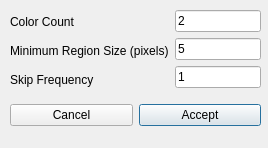
<?xml version="1.0" encoding="UTF-8"?>
<ui version="4.0">
 <class>kMeans</class>
 <widget class="QDialog" name="kMeans">
  <property name="geometry">
   <rect>
    <x>0</x>
    <y>0</y>
    <width>268</width>
    <height>148</height>
   </rect>
  </property>
  <property name="windowTitle">
   <string>Dialog</string>
  </property>
  <widget class="QWidget" name="horizontalLayoutWidget">
   <property name="geometry">
    <rect>
     <x>10</x>
     <y>10</y>
     <width>251</width>
     <height>81</height>
    </rect>
   </property>
   <layout class="QHBoxLayout" name="horizontalLayout">
    <item>
     <layout class="QVBoxLayout" name="verticalLayout">
      <item>
       <widget class="QLabel" name="ColorLabel">
        <property name="text">
         <string>Color Count</string>
        </property>
       </widget>
      </item>
      <item>
       <widget class="QLabel" name="MinSizeLabel">
        <property name="text">
         <string>Minimum Region Size (pixels)</string>
        </property>
       </widget>
      </item>
      <item>
       <widget class="QLabel" name="SkipLabel">
        <property name="text">
         <string>Skip Frequency</string>
        </property>
       </widget>
      </item>
     </layout>
    </item>
    <item>
     <layout class="QVBoxLayout" name="verticalLayout_2">
      <item>
       <widget class="QLineEdit" name="ColorInput">
        <property name="text">
         <string>2</string>
        </property>
       </widget>
      </item>
      <item>
       <widget class="QLineEdit" name="SizeInput">
        <property name="text">
         <string>5</string>
        </property>
       </widget>
      </item>
      <item>
       <widget class="QLineEdit" name="SkipInput">
        <property name="text">
         <string>1</string>
        </property>
       </widget>
      </item>
     </layout>
    </item>
   </layout>
  </widget>
  <widget class="QWidget" name="layoutWidget">
   <property name="geometry">
    <rect>
     <x>10</x>
     <y>100</y>
     <width>251</width>
     <height>30</height>
    </rect>
   </property>
   <layout class="QHBoxLayout" name="horizontalLayout_2">
    <item>
     <widget class="QPushButton" name="cancel">
      <property name="text">
       <string>Cancel</string>
      </property>
      <property name="autoDefault">
       <bool>false</bool>
      </property>
     </widget>
    </item>
    <item>
     <widget class="QPushButton" name="accept">
      <property name="text">
       <string>Accept</string>
      </property>
      <property name="autoDefault">
       <bool>false</bool>
      </property>
      <property name="default">
       <bool>true</bool>
      </property>
     </widget>
    </item>
   </layout>
  </widget>
 </widget>
 <resources/>
 <connections/>
</ui>
